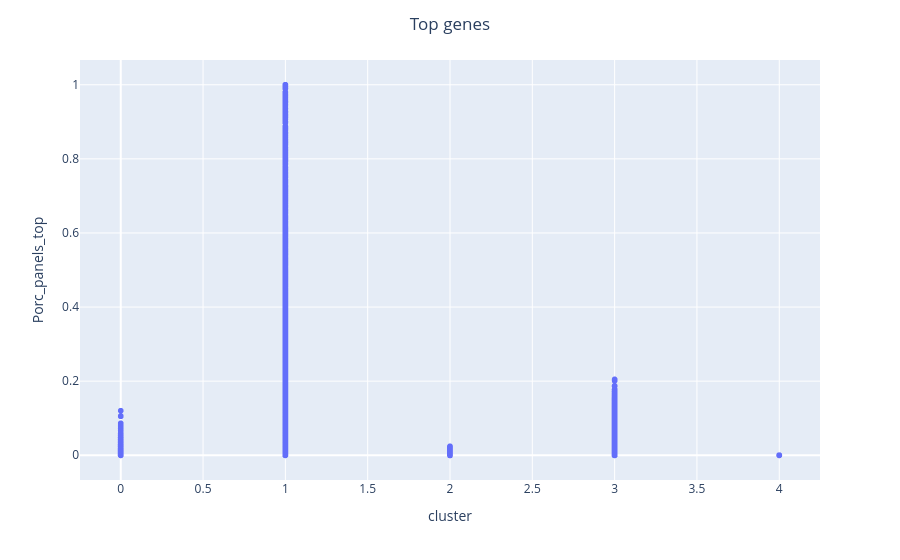

Here is the notebook cell this chart was saved with:
### Code cell
import plotly.express as px
import pandas as pd

stat_tops["Symbol"] = stat_tops.index

fig = px.scatter(stat_tops, x="cluster", y="Porc_panels_top", log_x=False, size_max=100, 
                 hover_data={'Symbol':True
                            })
fig.update_layout(title_text='Top genes', title_x=0.5)
fig.show()

### Figure 1 — Plotly figure (JSON) as saved in the notebook; plotly's stock layout.template omitted (floating-point values rounded to 4 significant figures; data arrays with more than 128 entries replaced by an {"elided": "..."} marker saying what was removed)
{"data": [{"customdata": {"elided": "24214x1 str values"}, "hovertemplate": "cluster=%{x}<br>Porc_panels_top=%{y}<br>Symbol=%{customdata[0]}<extra></extra>", "legendgroup": "", "marker": {"color": "#636efa", "symbol": "circle"}, "mode": "markers", "name": "", "showlegend": false, "type": "scattergl", "x": {"elided": "24214 int values"}, "xaxis": "x", "y": {"elided": "24214 float values"}, "yaxis": "y"}], "layout": {"autosize": true, "legend": {"tracegroupgap": 0}, "margin": {"t": 60}, "title": {"text": "Top genes", "x": 0.5}, "xaxis": {"anchor": "y", "autorange": true, "domain": [0, 1], "range": [-0.242, 4.242], "title": {"text": "cluster"}, "type": "linear"}, "yaxis": {"anchor": "x", "autorange": true, "domain": [0, 1], "range": [-0.07743, 1.077], "title": {"text": "Porc_panels_top"}, "type": "linear"}}}
